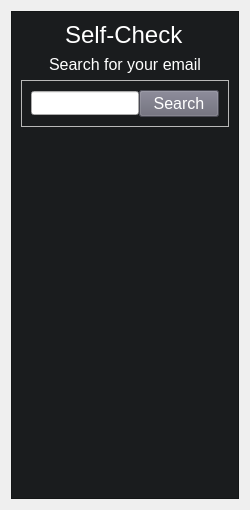
         <widget class="QWidget" name="page_2">
          <layout class="QVBoxLayout" name="verticalLayout_12">
           <item>
            <widget class="QFrame" name="frame_15">
             <property name="styleSheet">
              <string notr="true">#frame_15
{
	background-color: #1a1c1e;
}</string>
             </property>
             <property name="frameShape">
              <enum>QFrame::StyledPanel</enum>
             </property>
             <property name="frameShadow">
              <enum>QFrame::Sunken</enum>
             </property>
             <layout class="QVBoxLayout" name="verticalLayout_11">
              <item alignment="Qt::AlignHCenter">
               <widget class="QLabel" name="label_15">
                <property name="text">
                 <string>&lt;html&gt;&lt;head/&gt;&lt;body&gt;&lt;p&gt;&lt;span style=&quot; font-size:18pt; color:#ffffff;&quot;&gt;Self-Check&lt;/span&gt;&lt;/p&gt;&lt;/body&gt;&lt;/html&gt;</string>
                </property>
               </widget>
              </item>
              <item alignment="Qt::AlignHCenter">
               <widget class="QLabel" name="label_16">
                <property name="text">
                 <string>&lt;html&gt;&lt;head/&gt;&lt;body&gt;&lt;p&gt;&lt;span style=&quot; font-size:12pt; color:#ffffff;&quot;&gt;Search for your email&lt;/span&gt;&lt;/p&gt;&lt;/body&gt;&lt;/html&gt;</string>
                </property>
               </widget>
              </item>
              <item>
               <widget class="QFrame" name="frame_16">
                <property name="frameShape">
                 <enum>QFrame::StyledPanel</enum>
                </property>
                <property name="frameShadow">
                 <enum>QFrame::Raised</enum>
                </property>
                <layout class="QHBoxLayout" name="horizontalLayout_8">
                 <property name="spacing">
                  <number>0</number>
                 </property>
                 <item>
                  <widget class="QLineEdit" name="searchlineEdit">
                   <property name="minimumSize">
                    <size>
                     <width>24</width>
                     <height>24</height>
                    </size>
                   </property>
                  </widget>
                 </item>
                 <item>
                  <widget class="QPushButton" name="searchButton">
                   <property name="minimumSize">
                    <size>
                     <width>24</width>
                     <height>24</height>
                    </size>
                   </property>
                   <property name="styleSheet">
                    <string notr="true">
#searchButton {	
	color: #FFFFFF;
	font-size:16px;
	background-color: #686775;
}
#searchButton:hover {
	background-color: rgb(52, 59, 72);
}
#searchButton:pressed {	
	background-color: rgb(85, 170, 255);
}</string>
                   </property>
                   <property name="text">
                    <string>Search</string>
                   </property>
                  </widget>
                 </item>
                </layout>
               </widget>
              </item>
              <item>
               <spacer name="verticalSpacer_6">
                <property name="orientation">
                 <enum>Qt::Vertical</enum>
                </property>
                <property name="sizeType">
                 <enum>QSizePolicy::MinimumExpanding</enum>
                </property>
                <property name="sizeHint" stdset="0">
                 <size>
                  <width>20</width>
                  <height>362</height>
                 </size>
                </property>
               </spacer>
              </item>
             </layout>
            </widget>
           </item>
          </layout>
         </widget>
